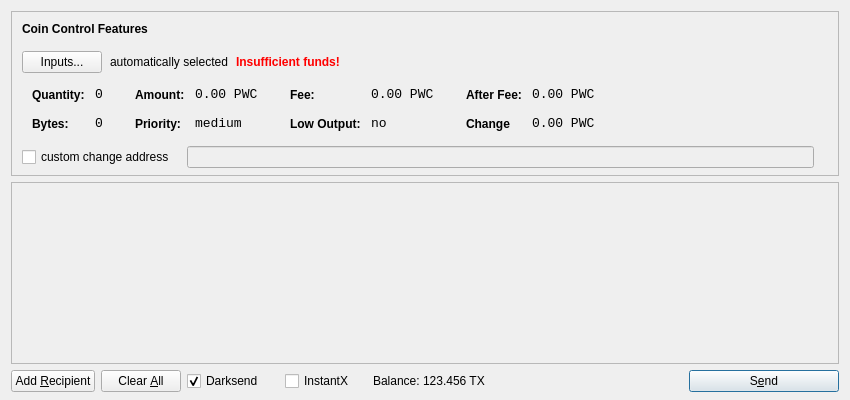
<?xml version="1.0" encoding="UTF-8"?>
<ui version="4.0">
 <class>SendCoinsDialog</class>
 <widget class="QDialog" name="SendCoinsDialog">
  <property name="geometry">
   <rect>
    <x>0</x>
    <y>0</y>
    <width>850</width>
    <height>400</height>
   </rect>
  </property>
  <property name="windowTitle">
   <string>Send Coins</string>
  </property>
  <layout class="QVBoxLayout" name="verticalLayout" stretch="0,1,0">
   <property name="bottomMargin">
    <number>8</number>
   </property>
   <item>
    <widget class="QFrame" name="frameCoinControl">
     <property name="sizePolicy">
      <sizepolicy hsizetype="Expanding" vsizetype="Expanding">
       <horstretch>0</horstretch>
       <verstretch>0</verstretch>
      </sizepolicy>
     </property>
     <property name="maximumSize">
      <size>
       <width>16777215</width>
       <height>16777215</height>
      </size>
     </property>
     <property name="frameShape">
      <enum>QFrame::StyledPanel</enum>
     </property>
     <property name="frameShadow">
      <enum>QFrame::Sunken</enum>
     </property>
     <layout class="QVBoxLayout" name="verticalLayoutCoinControl2">
      <property name="spacing">
       <number>-1</number>
      </property>
      <property name="leftMargin">
       <number>0</number>
      </property>
      <property name="topMargin">
       <number>0</number>
      </property>
      <property name="rightMargin">
       <number>0</number>
      </property>
      <property name="bottomMargin">
       <number>6</number>
      </property>
      <item>
       <layout class="QVBoxLayout" name="verticalLayoutCoinControl" stretch="0,0,0,0,1">
        <property name="spacing">
         <number>0</number>
        </property>
        <property name="leftMargin">
         <number>10</number>
        </property>
        <property name="topMargin">
         <number>10</number>
        </property>
        <item>
         <layout class="QHBoxLayout" name="horizontalLayoutCoinControl1">
          <property name="bottomMargin">
           <number>15</number>
          </property>
          <item>
           <widget class="QLabel" name="labelCoinControlFeatures">
            <property name="sizePolicy">
             <sizepolicy hsizetype="Preferred" vsizetype="Maximum">
              <horstretch>0</horstretch>
              <verstretch>0</verstretch>
             </sizepolicy>
            </property>
            <property name="font">
             <font>
              <weight>75</weight>
              <bold>true</bold>
             </font>
            </property>
            <property name="styleSheet">
             <string notr="true">font-weight:bold;</string>
            </property>
            <property name="text">
             <string>Coin Control Features</string>
            </property>
           </widget>
          </item>
         </layout>
        </item>
        <item>
         <layout class="QHBoxLayout" name="horizontalLayoutCoinControl2" stretch="0,0,0,0">
          <property name="spacing">
           <number>8</number>
          </property>
          <property name="bottomMargin">
           <number>10</number>
          </property>
          <item>
           <widget class="QPushButton" name="pushButtonCoinControl">
            <property name="styleSheet">
             <string notr="true"/>
            </property>
            <property name="text">
             <string>Inputs...</string>
            </property>
           </widget>
          </item>
          <item>
           <widget class="QLabel" name="labelCoinControlAutomaticallySelected">
            <property name="text">
             <string>automatically selected</string>
            </property>
            <property name="margin">
             <number>5</number>
            </property>
           </widget>
          </item>
          <item>
           <widget class="QLabel" name="labelCoinControlInsuffFunds">
            <property name="font">
             <font>
              <weight>75</weight>
              <bold>true</bold>
             </font>
            </property>
            <property name="styleSheet">
             <string notr="true">color:red;font-weight:bold;</string>
            </property>
            <property name="text">
             <string>Insufficient funds!</string>
            </property>
            <property name="margin">
             <number>5</number>
            </property>
           </widget>
          </item>
          <item>
           <spacer name="horizontalSpacerCoinControl">
            <property name="orientation">
             <enum>Qt::Horizontal</enum>
            </property>
            <property name="sizeHint" stdset="0">
             <size>
              <width>40</width>
              <height>1</height>
             </size>
            </property>
           </spacer>
          </item>
         </layout>
        </item>
        <item>
         <widget class="QWidget" name="widgetCoinControl" native="true">
          <property name="sizePolicy">
           <sizepolicy hsizetype="Preferred" vsizetype="Preferred">
            <horstretch>0</horstretch>
            <verstretch>0</verstretch>
           </sizepolicy>
          </property>
          <property name="minimumSize">
           <size>
            <width>0</width>
            <height>0</height>
           </size>
          </property>
          <property name="styleSheet">
           <string notr="true"/>
          </property>
          <layout class="QHBoxLayout" name="horizontalLayoutCoinControl5">
           <property name="margin">
            <number>0</number>
           </property>
           <item>
            <layout class="QHBoxLayout" name="horizontalLayoutCoinControl3" stretch="0,0,0,1">
             <property name="spacing">
              <number>20</number>
             </property>
             <property name="topMargin">
              <number>0</number>
             </property>
             <property name="bottomMargin">
              <number>10</number>
             </property>
             <item>
              <layout class="QFormLayout" name="formLayoutCoinControl1">
               <property name="horizontalSpacing">
                <number>10</number>
               </property>
               <property name="verticalSpacing">
                <number>14</number>
               </property>
               <property name="leftMargin">
                <number>10</number>
               </property>
               <property name="topMargin">
                <number>4</number>
               </property>
               <property name="rightMargin">
                <number>6</number>
               </property>
               <item row="0" column="0">
                <widget class="QLabel" name="labelCoinControlQuantityText">
                 <property name="styleSheet">
                  <string notr="true">font-weight:bold;</string>
                 </property>
                 <property name="text">
                  <string>Quantity:</string>
                 </property>
                 <property name="margin">
                  <number>0</number>
                 </property>
                </widget>
               </item>
               <item row="0" column="1">
                <widget class="QLabel" name="labelCoinControlQuantity">
                 <property name="font">
                  <font>
                   <family>Monospace</family>
                   <pointsize>10</pointsize>
                  </font>
                 </property>
                 <property name="cursor">
                  <cursorShape>IBeamCursor</cursorShape>
                 </property>
                 <property name="contextMenuPolicy">
                  <enum>Qt::ActionsContextMenu</enum>
                 </property>
                 <property name="text">
                  <string>0</string>
                 </property>
                 <property name="margin">
                  <number>0</number>
                 </property>
                 <property name="textInteractionFlags">
                  <set>Qt::LinksAccessibleByMouse|Qt::TextSelectableByKeyboard|Qt::TextSelectableByMouse</set>
                 </property>
                </widget>
               </item>
               <item row="1" column="0">
                <widget class="QLabel" name="labelCoinControlBytesText">
                 <property name="styleSheet">
                  <string notr="true">font-weight:bold;</string>
                 </property>
                 <property name="text">
                  <string>Bytes:</string>
                 </property>
                </widget>
               </item>
               <item row="1" column="1">
                <widget class="QLabel" name="labelCoinControlBytes">
                 <property name="font">
                  <font>
                   <family>Monospace</family>
                   <pointsize>10</pointsize>
                  </font>
                 </property>
                 <property name="cursor">
                  <cursorShape>IBeamCursor</cursorShape>
                 </property>
                 <property name="contextMenuPolicy">
                  <enum>Qt::ActionsContextMenu</enum>
                 </property>
                 <property name="text">
                  <string>0</string>
                 </property>
                 <property name="textInteractionFlags">
                  <set>Qt::LinksAccessibleByMouse|Qt::TextSelectableByKeyboard|Qt::TextSelectableByMouse</set>
                 </property>
                </widget>
               </item>
              </layout>
             </item>
             <item>
              <layout class="QFormLayout" name="formLayoutCoinControl2">
               <property name="horizontalSpacing">
                <number>10</number>
               </property>
               <property name="verticalSpacing">
                <number>14</number>
               </property>
               <property name="leftMargin">
                <number>6</number>
               </property>
               <property name="topMargin">
                <number>4</number>
               </property>
               <property name="rightMargin">
                <number>6</number>
               </property>
               <item row="0" column="0">
                <widget class="QLabel" name="labelCoinControlAmountText">
                 <property name="styleSheet">
                  <string notr="true">font-weight:bold;</string>
                 </property>
                 <property name="text">
                  <string>Amount:</string>
                 </property>
                 <property name="margin">
                  <number>0</number>
                 </property>
                </widget>
               </item>
               <item row="0" column="1">
                <widget class="QLabel" name="labelCoinControlAmount">
                 <property name="font">
                  <font>
                   <family>Monospace</family>
                   <pointsize>10</pointsize>
                  </font>
                 </property>
                 <property name="cursor">
                  <cursorShape>IBeamCursor</cursorShape>
                 </property>
                 <property name="contextMenuPolicy">
                  <enum>Qt::ActionsContextMenu</enum>
                 </property>
                 <property name="text">
                  <string>0.00 PWC</string>
                 </property>
                 <property name="textInteractionFlags">
                  <set>Qt::LinksAccessibleByMouse|Qt::TextSelectableByKeyboard|Qt::TextSelectableByMouse</set>
                 </property>
                </widget>
               </item>
               <item row="1" column="0">
                <widget class="QLabel" name="labelCoinControlPriorityText">
                 <property name="styleSheet">
                  <string notr="true">font-weight:bold;</string>
                 </property>
                 <property name="text">
                  <string>Priority:</string>
                 </property>
                </widget>
               </item>
               <item row="1" column="1">
                <widget class="QLabel" name="labelCoinControlPriority">
                 <property name="font">
                  <font>
                   <family>Monospace</family>
                   <pointsize>10</pointsize>
                  </font>
                 </property>
                 <property name="cursor">
                  <cursorShape>IBeamCursor</cursorShape>
                 </property>
                 <property name="contextMenuPolicy">
                  <enum>Qt::ActionsContextMenu</enum>
                 </property>
                 <property name="text">
                  <string>medium</string>
                 </property>
                 <property name="textInteractionFlags">
                  <set>Qt::LinksAccessibleByMouse|Qt::TextSelectableByKeyboard|Qt::TextSelectableByMouse</set>
                 </property>
                </widget>
               </item>
              </layout>
             </item>
             <item>
              <layout class="QFormLayout" name="formLayoutCoinControl3">
               <property name="horizontalSpacing">
                <number>10</number>
               </property>
               <property name="verticalSpacing">
                <number>14</number>
               </property>
               <property name="leftMargin">
                <number>6</number>
               </property>
               <property name="topMargin">
                <number>4</number>
               </property>
               <property name="rightMargin">
                <number>6</number>
               </property>
               <item row="0" column="0">
                <widget class="QLabel" name="labelCoinControlFeeText">
                 <property name="styleSheet">
                  <string notr="true">font-weight:bold;</string>
                 </property>
                 <property name="text">
                  <string>Fee:</string>
                 </property>
                 <property name="margin">
                  <number>0</number>
                 </property>
                </widget>
               </item>
               <item row="0" column="1">
                <widget class="QLabel" name="labelCoinControlFee">
                 <property name="font">
                  <font>
                   <family>Monospace</family>
                   <pointsize>10</pointsize>
                  </font>
                 </property>
                 <property name="cursor">
                  <cursorShape>IBeamCursor</cursorShape>
                 </property>
                 <property name="contextMenuPolicy">
                  <enum>Qt::ActionsContextMenu</enum>
                 </property>
                 <property name="text">
                  <string>0.00 PWC</string>
                 </property>
                 <property name="textInteractionFlags">
                  <set>Qt::LinksAccessibleByMouse|Qt::TextSelectableByKeyboard|Qt::TextSelectableByMouse</set>
                 </property>
                </widget>
               </item>
               <item row="1" column="0">
                <widget class="QLabel" name="labelCoinControlLowOutputText">
                 <property name="styleSheet">
                  <string notr="true">font-weight:bold;</string>
                 </property>
                 <property name="text">
                  <string>Low Output:</string>
                 </property>
                </widget>
               </item>
               <item row="1" column="1">
                <widget class="QLabel" name="labelCoinControlLowOutput">
                 <property name="font">
                  <font>
                   <family>Monospace</family>
                   <pointsize>10</pointsize>
                  </font>
                 </property>
                 <property name="cursor">
                  <cursorShape>IBeamCursor</cursorShape>
                 </property>
                 <property name="contextMenuPolicy">
                  <enum>Qt::ActionsContextMenu</enum>
                 </property>
                 <property name="text">
                  <string>no</string>
                 </property>
                 <property name="textInteractionFlags">
                  <set>Qt::LinksAccessibleByMouse|Qt::TextSelectableByKeyboard|Qt::TextSelectableByMouse</set>
                 </property>
                </widget>
               </item>
              </layout>
             </item>
             <item>
              <layout class="QFormLayout" name="formLayoutCoinControl4">
               <property name="horizontalSpacing">
                <number>10</number>
               </property>
               <property name="verticalSpacing">
                <number>14</number>
               </property>
               <property name="leftMargin">
                <number>6</number>
               </property>
               <property name="topMargin">
                <number>4</number>
               </property>
               <property name="rightMargin">
                <number>6</number>
               </property>
               <item row="0" column="0">
                <widget class="QLabel" name="labelCoinControlAfterFeeText">
                 <property name="styleSheet">
                  <string notr="true">font-weight:bold;</string>
                 </property>
                 <property name="text">
                  <string>After Fee:</string>
                 </property>
                 <property name="margin">
                  <number>0</number>
                 </property>
                </widget>
               </item>
               <item row="0" column="1">
                <widget class="QLabel" name="labelCoinControlAfterFee">
                 <property name="font">
                  <font>
                   <family>Monospace</family>
                   <pointsize>10</pointsize>
                  </font>
                 </property>
                 <property name="cursor">
                  <cursorShape>IBeamCursor</cursorShape>
                 </property>
                 <property name="contextMenuPolicy">
                  <enum>Qt::ActionsContextMenu</enum>
                 </property>
                 <property name="text">
                  <string>0.00 PWC</string>
                 </property>
                 <property name="textInteractionFlags">
                  <set>Qt::LinksAccessibleByMouse|Qt::TextSelectableByKeyboard|Qt::TextSelectableByMouse</set>
                 </property>
                </widget>
               </item>
               <item row="1" column="0">
                <widget class="QLabel" name="labelCoinControlChangeText">
                 <property name="styleSheet">
                  <string notr="true">font-weight:bold;</string>
                 </property>
                 <property name="text">
                  <string>Change</string>
                 </property>
                </widget>
               </item>
               <item row="1" column="1">
                <widget class="QLabel" name="labelCoinControlChange">
                 <property name="font">
                  <font>
                   <family>Monospace</family>
                   <pointsize>10</pointsize>
                  </font>
                 </property>
                 <property name="cursor">
                  <cursorShape>IBeamCursor</cursorShape>
                 </property>
                 <property name="contextMenuPolicy">
                  <enum>Qt::ActionsContextMenu</enum>
                 </property>
                 <property name="text">
                  <string>0.00 PWC</string>
                 </property>
                 <property name="textInteractionFlags">
                  <set>Qt::LinksAccessibleByMouse|Qt::TextSelectableByKeyboard|Qt::TextSelectableByMouse</set>
                 </property>
                </widget>
               </item>
              </layout>
             </item>
            </layout>
           </item>
          </layout>
         </widget>
        </item>
        <item>
         <layout class="QHBoxLayout" name="horizontalLayoutCoinControl4" stretch="0,0,0">
          <property name="spacing">
           <number>12</number>
          </property>
          <property name="sizeConstraint">
           <enum>QLayout::SetDefaultConstraint</enum>
          </property>
          <property name="topMargin">
           <number>5</number>
          </property>
          <property name="rightMargin">
           <number>5</number>
          </property>
          <item>
           <widget class="QCheckBox" name="checkBoxCoinControlChange">
            <property name="text">
             <string>custom change address</string>
            </property>
           </widget>
          </item>
          <item>
           <widget class="QLineEdit" name="lineEditCoinControlChange">
            <property name="enabled">
             <bool>false</bool>
            </property>
            <property name="sizePolicy">
             <sizepolicy hsizetype="Expanding" vsizetype="Fixed">
              <horstretch>0</horstretch>
              <verstretch>0</verstretch>
             </sizepolicy>
            </property>
           </widget>
          </item>
          <item>
           <widget class="QLabel" name="labelCoinControlChangeLabel">
            <property name="sizePolicy">
             <sizepolicy hsizetype="Preferred" vsizetype="Expanding">
              <horstretch>0</horstretch>
              <verstretch>0</verstretch>
             </sizepolicy>
            </property>
            <property name="minimumSize">
             <size>
              <width>0</width>
              <height>0</height>
             </size>
            </property>
            <property name="text">
             <string/>
            </property>
            <property name="margin">
             <number>3</number>
            </property>
           </widget>
          </item>
         </layout>
        </item>
        <item>
         <spacer name="verticalSpacerCoinControl">
          <property name="orientation">
           <enum>Qt::Vertical</enum>
          </property>
          <property name="sizeHint" stdset="0">
           <size>
            <width>800</width>
            <height>1</height>
           </size>
          </property>
         </spacer>
        </item>
       </layout>
      </item>
     </layout>
    </widget>
   </item>
   <item>
    <widget class="QScrollArea" name="scrollArea">
     <property name="widgetResizable">
      <bool>true</bool>
     </property>
     <widget class="QWidget" name="scrollAreaWidgetContents">
      <property name="geometry">
       <rect>
        <x>0</x>
        <y>0</y>
        <width>830</width>
        <height>165</height>
       </rect>
      </property>
      <layout class="QVBoxLayout" name="verticalLayout_2">
       <property name="margin">
        <number>0</number>
       </property>
       <item>
        <layout class="QVBoxLayout" name="entries">
         <property name="spacing">
          <number>6</number>
         </property>
        </layout>
       </item>
       <item>
        <spacer name="verticalSpacer">
         <property name="orientation">
          <enum>Qt::Vertical</enum>
         </property>
         <property name="sizeHint" stdset="0">
          <size>
           <width>20</width>
           <height>40</height>
          </size>
         </property>
        </spacer>
       </item>
      </layout>
     </widget>
    </widget>
   </item>
   <item>
    <layout class="QHBoxLayout" name="horizontalLayout">
     <item>
      <widget class="QPushButton" name="addButton">
       <property name="toolTip">
        <string>Send to multiple recipients at once</string>
       </property>
       <property name="text">
        <string>Add &amp;Recipient</string>
       </property>
       <property name="autoDefault">
        <bool>false</bool>
       </property>
      </widget>
     </item>
     <item>
      <widget class="QPushButton" name="clearButton">
       <property name="sizePolicy">
        <sizepolicy hsizetype="Minimum" vsizetype="Fixed">
         <horstretch>0</horstretch>
         <verstretch>0</verstretch>
        </sizepolicy>
       </property>
       <property name="toolTip">
        <string>Remove all transaction fields</string>
       </property>
       <property name="text">
        <string>Clear &amp;All</string>
       </property>
       <property name="autoRepeatDelay">
        <number>300</number>
       </property>
       <property name="autoDefault">
        <bool>false</bool>
       </property>
      </widget>
     </item>
     <item>
      <layout class="QHBoxLayout" name="horizontalLayout_2">
       <property name="spacing">
        <number>3</number>
       </property>
        <item>
        <widget class="QCheckBox" name="checkUseDarksend">
         <property name="minimumSize">
          <size>
           <width>95</width>
           <height>0</height>
          </size>
         </property>
         <property name="text">
          <string>Darksend</string>
         </property>
         <property name="checked">
          <bool>true</bool>
         </property>
        </widget>
       </item>
       <item>
        <widget class="QCheckBox" name="checkInstantX">
         <property name="enabled">
          <bool>true</bool>
         </property>
         <property name="minimumSize">
          <size>
           <width>85</width>
           <height>0</height>
          </size>
         </property>
         <property name="text">
          <string>InstantX</string>
         </property>
        </widget>
       </item>
       <item>
        <widget class="QLabel" name="label">
         <property name="sizePolicy">
          <sizepolicy hsizetype="Preferred" vsizetype="Fixed">
           <horstretch>0</horstretch>
           <verstretch>0</verstretch>
          </sizepolicy>
         </property>
         <property name="text">
          <string>Balance:</string>
         </property>
        </widget>
       </item>
       <item>
        <widget class="QLabel" name="labelBalance">
         <property name="sizePolicy">
          <sizepolicy hsizetype="Preferred" vsizetype="Fixed">
           <horstretch>0</horstretch>
           <verstretch>0</verstretch>
          </sizepolicy>
         </property>
         <property name="cursor">
          <cursorShape>IBeamCursor</cursorShape>
         </property>
         <property name="text">
          <string>123.456 TX</string>
         </property>
         <property name="textInteractionFlags">
          <set>Qt::LinksAccessibleByMouse|Qt::TextSelectableByKeyboard|Qt::TextSelectableByMouse</set>
         </property>
        </widget>
       </item>
      </layout>
     </item>
     <item>
      <spacer name="horizontalSpacer">
       <property name="orientation">
        <enum>Qt::Horizontal</enum>
       </property>
       <property name="sizeHint" stdset="0">
        <size>
         <width>40</width>
         <height>20</height>
        </size>
       </property>
      </spacer>
     </item>
     <item>
      <widget class="QPushButton" name="sendButton">
       <property name="minimumSize">
        <size>
         <width>150</width>
         <height>0</height>
        </size>
       </property>
       <property name="toolTip">
        <string>Confirm the send action</string>
       </property>
       <property name="text">
        <string>S&amp;end</string>
       </property>
       <property name="icon">
        <iconset resource="../bitcoin.qrc">
         <normaloff>:/icons/send</normaloff>:/icons/send</iconset>
       </property>
       <property name="default">
        <bool>true</bool>
       </property>
      </widget>
     </item>
    </layout>
   </item>
  </layout>
 </widget>
 <resources>
  <include location="../bitcoin.qrc"/>
 </resources>
 <connections/>
</ui>
